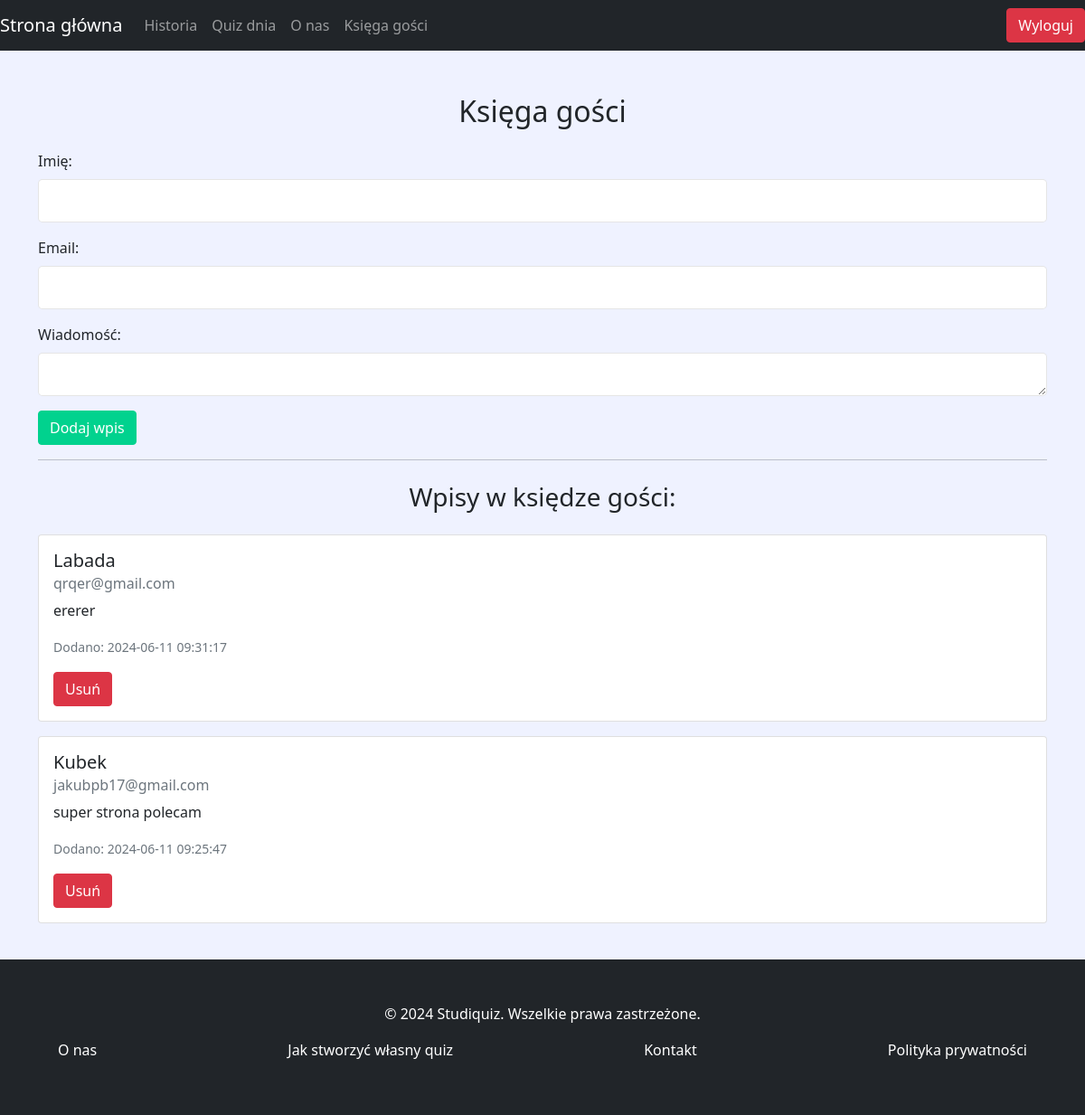
Page /guestbook.php on the committed database.
### tables this page shows
CREATE TABLE `guestbook` (
  `id` int NOT NULL,
  `name` varchar(100) NOT NULL,
  `email` varchar(100) NOT NULL,
  `message` text NOT NULL,
  `created_at` timestamp NULL DEFAULT CURRENT_TIMESTAMP
);

### guestbook.php (the view, shortened to what this page needs)
<?php
require_once ("connect.php");
$sql_guestbook = "SELECT * FROM guestbook ORDER BY created_at DESC";
$result_guestbook = mysqli_query($conn, $sql_guestbook);
?>
<!DOCTYPE html>
<html lang="pl">
<head>
    <link href="https://cdn.jsdelivr.net/npm/bootstrap@5.0.2/dist/css/bootstrap.min.css" rel="stylesheet"
>
    <link rel="stylesheet" href="css/style.css">
</head>
<body>
  <div class="wrapper">
    <section class="main-section">
    <nav class="navbar navbar-expand-lg navbar-dark bg-body-tertiary bg-dark" data-bs-theme="dark">
      <a class="navbar-brand" href="main.php">Strona główna</a>
      <div class="collapse navbar-collapse" id="navbarSupportedContent">
        <ul class="navbar-nav me-auto mb-2 mb-lg-0">
          <li class="nav-item">
            <a class="nav-link" href="history.php">Historia</a>
          </li>
          <li class="nav-item">
            <a class="nav-link" href="day_quiz.php">Quiz dnia</a>
          </li>
          <li class="nav-item">
            <a class="nav-link" href="about.php">O nas </a>
          </li>
          <li class="nav-item">
            <a class="nav-link" href="guestbook.php">Księga gości</a>
          </li>
        </ul>
        <div class="d-flex">
          <a class="btn btn-danger" href="logout.php">Wyloguj</a>
        </div>
      </div>
    </nav>
    <div class="content">
        <div class="container mt-5">
            <h2 class="text-center mb-4">Księga gości</h2>
            <form method="POST">
                <div class="mb-3">
                    <label for="name" class="form-label">Imię:</label>
                    <input type="text" class="form-control" id="name" name="name" required>
                </div>
                <div class="mb-3">
                    <label for="email" class="form-label">Email:</label>
                    <input type="email" class="form-control" id="email" name="email" required>
                </div>
                <div class="mb-3">
                    <label for="message" class="form-label">Wiadomość:</label>
                    <textarea class="form-control" id="message" name="message" rows="3" required></textarea>
                </div>
                <button type="submit" class="btn btn-primary" name="submit">Dodaj wpis</button>
            </form>
            <hr>
            <h3 class="text-center my-4">Wpisy w księdze gości:</h3>
            <?php while ($row = mysqli_fetch_assoc($result_guestbook)): ?>
                <div class="card mb-3">
                    <div class="card-body">
                        <h5 class="card-title"><?php echo $row['name']; ?></h5>
                        <h6 class="card-subtitle mb-2 text-muted"><?php echo $row['email']; ?></h6>
                        <p class="card-text"><?php echo $row['message']; ?></p>
                        <p class="card-text"><small class="text-muted">Dodano: <?php echo $row['created_at']; ?></small></p>
                        <form method="POST">
                            <button type="submit" class="btn btn-danger" name="delete">Usuń</button>
                        </form>
                    </div>
                </div>
            <?php endwhile; ?>
        </div>
    </section>
    </div>
    <footer class="bg-dark text-white text-center text-lg-start mt-4 pt-4">
    <div class="container p-4">
      <div class="row align-items-center justify-content-lg-center">
        <div class="col-lg-auto mb-3 col-md-12">
          <p class="mb-0">&copy; 2024 Studiquiz. Wszelkie prawa zastrzeżone.</p>
        </div>
        <div class="col-lg col-md-12">
          <ul class="list-unstyled d-flex justify-content-between">
            <li><a href="about.php" class="text-white">O nas</a></li>
            <li><a href="#" class="text-white">Jak stworzyć własny quiz</a></li>
            <li><a href="#" class="text-white">Kontakt</a></li>
            <li><a href="#" class="text-white">Polityka prywatności</a></li>
          </ul>
        </div>
      </div>
    </div>
  </footer>
</body>
</html>

### css/style.css (style rules this page uses)
* { margin: 0; padding: 0; box-sizing: border-box; }
body { font-size: 16px; background-color: #eff2ff; }
.main-section { padding: 0; }
.form-control { height: 48px; background: #fff; color: #000; font-size: 16px; border-radius: 5px; -webkit-box-shadow: none; box-shadow: none; border: 1px solid rgba(0, 0, 0, 0.1); }
.btn.btn-primary { background: #01d28e !important; border: 1px solid #01d28e !important; color: #fff !important; }
footer { background-color: #343a40; padding: 20px 0; text-align: center; margin-top: 50px; }
footer p { margin: 0; padding: 0; color: #ffffff; }
footer a { color: #ffffff; margin: 0 10px; text-decoration: none; }

### guestbook.php (style rules this page uses)
body, html { height: 100%; }
.wrapper { display: flex; flex-direction: column; min-height: 100vh; }
.content { flex: 1; }

### rows in the picture
guestbook: name "Labada", email "qrqer@gmail.com", message "ererer", created_at "2024-06-11 09:31:17"
guestbook: name "Kubek", email "jakubpb17@gmail.com", message "super strona polecam", created_at "2024-06-11 09:25:47"
